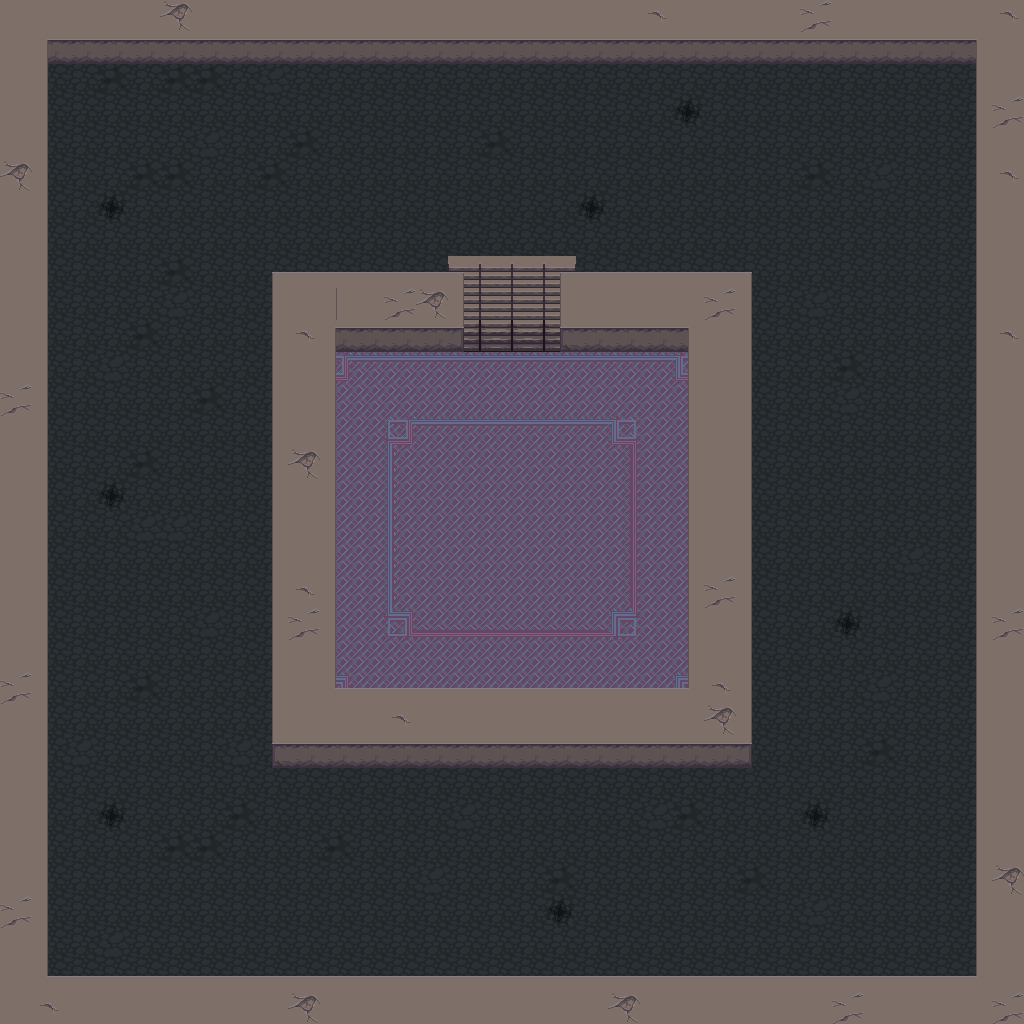

Below is a game level as drawn by its tile map, then a one-line description and the .tmx that defines it (tile-layer data replaced by summaries):
An orthogonal 32x32 tile map with 32x32 px tiles, 2 tile layers (ground, edges), 6 tilesets.

<map version="1.4" tiledversion="1.4.2" orientation="orthogonal" renderorder="right-down" width="32" height="32" tilewidth="32" tileheight="32" infinite="0" nextlayerid="4" nextobjectid="1">
 <tileset firstgid="1" source="grass.tsx" />
 <tileset firstgid="19" source="dirt.tsx" />
 <tileset firstgid="37" source="walls.tsx" />
 <tileset firstgid="55" source="basalt.tsx" />
 <tileset firstgid="73" source="stairs.tsx" />
 <tileset firstgid="93" source="castle_floors_2.tsx" />
 <layer id="1" name="ground" width="32" height="32">
  <data>[1024 cells, 1024 non-empty, 20 distinct tile ids]</data>
 </layer>
 <layer id="2" name="edges" width="32" height="32">
  <data>[1024 cells, 219 non-empty, 12 distinct tile ids]</data>
 </layer>
</map>
